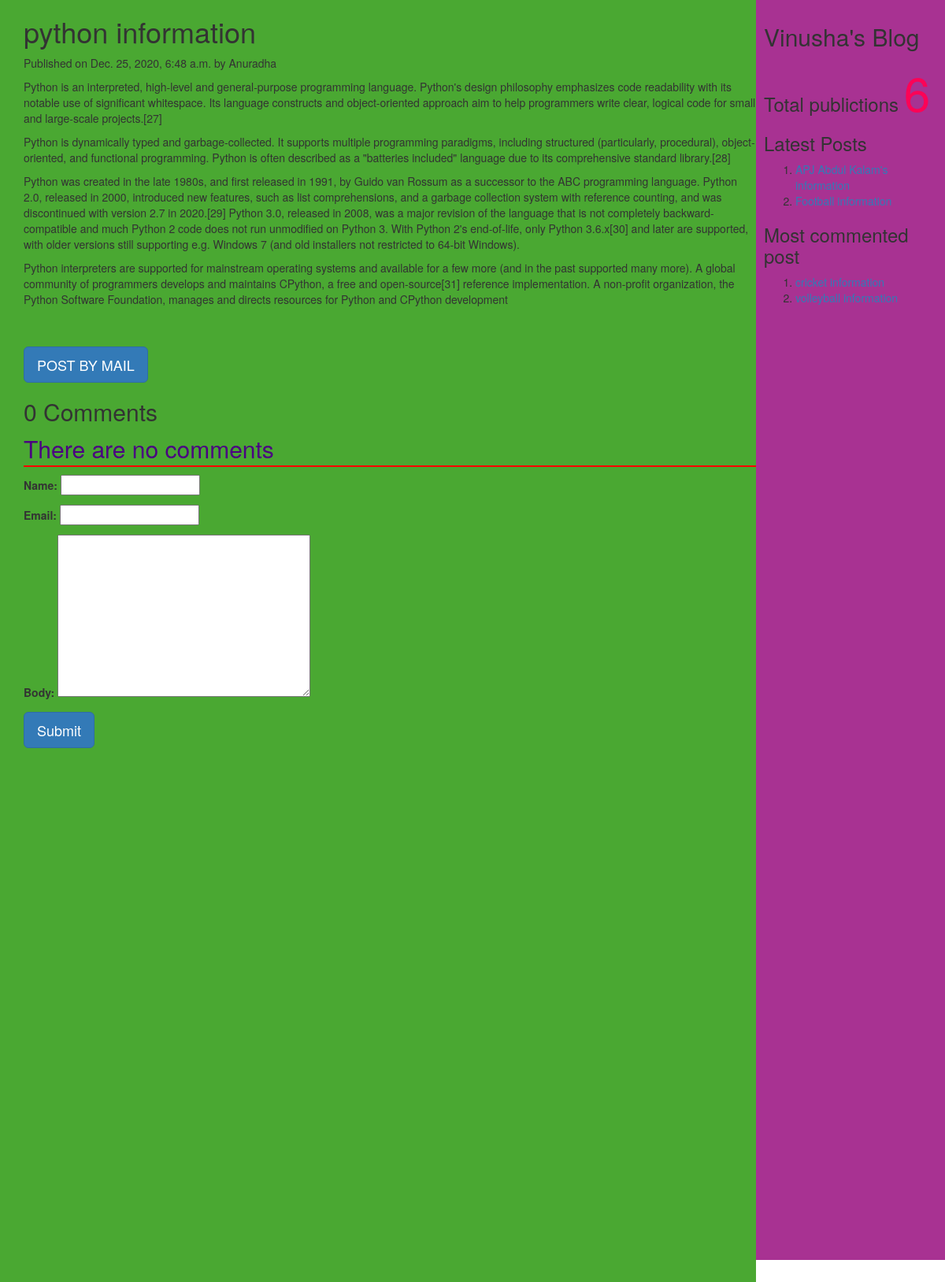
/2020/12/25/python-information, run on the app's committed database.
### myApp/models.py (models this page shows, shortened)
class Post(models.Model):
          tags=TaggableManager()
          STATUS_CHOICES=(('draft','Draft'),('published','Published'))
          title=models.CharField(max_length=256)
          slug=models.SlugField(max_length=264,unique_for_date='publish')
          author=models.ForeignKey(User,related_name='blog_posts',on_delete= models.CASCADE)
          body=models.TextField()
          publish=models.DateTimeField(default=timezone.now)
          created=models.DateTimeField(auto_now_add=True)
          updated=models.DateTimeField(auto_now=True)
          status= models.CharField(max_length=10,choices=STATUS_CHOICES,default='draft')
          objects=CustomManager()
          class Meta:
                ordering=('-publish',)
          def get_absolute_url(self):
                return reverse('post_detail',args=[self.publish.year,self.publish.strftime('%m'),self.publish.strftime('%d'),self.slug])

### myApp/views.py (the view, shortened to what this page needs)
# urls.py: url(r'(?P<year>\d{4})/(?P<month>\d{2})/(?P<day>\d{2})/(?P<post>[-\w]+)',views.post_detail_view,name='post_detail'),
def post_detail_view(request,year,month,day,post):
    post=get_object_or_404(Post,slug=post,publish__year=year,publish__month=month,publish__day=day)
    comments=post.comments.filter(active=True)
    csubmit=False
    form=CommentForm()
    d={'post':post,'form':form,'csubmit':csubmit,'comments':comments}
    return render(request,'myApp/post_detail.html',d)

### myApp/forms.py
class CommentForm(forms.ModelForm):
    class Meta:
        model=Comment
        fields=('name','email','body')

### myApp/models.py (called while the page is built)
    def get_queryset(self):
        return super().get_queryset().filter(status='published')

### myApp/templatetags/mytags.py (called while the page is built)
@register.simple_tag
def total_posts():
    return Post.objects.count()

@register.inclusion_tag('myApp/latest_post.html')
def show_latest_posts(count=3):
    latest_posts=Post.objects.order_by('-publish')[:count]
    return {'latest_posts':latest_posts}

@register.simple_tag
def get_most_commented_posts(count=2):
    return Post.objects.annotate(total_comments=Count('comments')).order_by('-total_comments')[:count]

### templates/myApp/post_detail.html (shortened to what this page needs)
<html>
    {%extends 'myApp/parent.html'%}
        {%block content_block%}
        <h1>{{post.title}}</h1>
        <p>Published on {{post.publish}} by {{post.author|title}}</p>
        {{post.body|linebreaks}} <br><br>
        <a href="/{{post.id}}/share" class='btn btn-lg btn-primary'>POST BY MAIL</a>
        {%with comments.count as comments_count%}
        <h2>{{comments_count}} Comment{{comments_count|pluralize}}</h2>
        {%endwith%}
        {%if comments%}
         {%for c in comments%}
         <p>Comment {{forloop.counter}} by {{c.name}}</p>
        <div>{{c.body|linebreaks}}</div>
        <hr>
        {%endfor%}
        {%else%}
         <p style="color:indigo;font-size:30px;font-style:bold;border-bottom:2px red solid;">There are no comments</p>
        {%endif%}
         {%if csubmit%}
         <h2>Thank you..Your comment has been added successfully!!</h2>
         {%else%}
         <form  method="post">
           {{form.as_p}}
           <input type="submit" class='btn btn-lg btn-primary' value="Submit">
         </form>
         {%endif%}
        {%endblock%}

### templates/myApp/parent.html (shortened to what this page needs)
<html>
{%load mytags%}
    <head>
        <link rel="stylesheet" href="https://maxcdn.bootstrapcdn.com/bootstrap/3.3.7/css/bootstrap.min.css">
    </head>
    <body>
        <div class="content" style="width:80%;float:left;background-color:#4aa832;height:300%;padding:0 0 0 30px">
              {%block content_block%}
              {%endblock%}
        </div>
        <div class="sidebar" style="width:20%;float:right;background-color:#a83292;height:200%;padding:10px">
            <h2>Vinusha's Blog</h2>
            <h3>Total publictions
              <span style="color:#fc0356;font-size:60px">
              {%total_posts%}</span>
              <h3>Latest Posts</h3>
              {% show_latest_posts 2 %}
              <h3>Most commented post</h3>
              {%get_most_commented_posts as m%}
              <ol>
                {%for post in m%}
                <li><a href="{{post.get_absolute_url}}">{{post.title}}</a></li>
                {%endfor%}
              </ol>
            </h3>
        </div>
    </body>
</html>

### templates/myApp/latest_post.html
<!DOCTYPE html>
<html lang="en" dir="ltr">
  <body>
    <ol>
    {%for post in latest_posts%}
    <li><a href="{{post.get_absolute_url}}">{{post.title}}</a></li>
    {%endfor%}
    </ol>
  </body>
</html>

### data on the page
Post: title "python information", publish "Dec. 25, 2020, 6:48 a.m.", author "Anuradha", body "Python is an interpreted, high-level and general-purpose programming language. Python's design philosophy emphasizes code readability with its notable use of significant whitespace. Its language constructs and object-oriented approach aim to help programmers write clear, logical code for small and large-scale projects.[27] Python is dynamically typed and garbage-collected. It supports multiple programming paradigms, including structured (particularly, procedural), object-oriented, and functional programming. Python is often described as a \"batteries included\" language due to its comprehensive standard library.[28] Python was created in the late 1980s, and first released in 1991, by Guido…"

### other printed values
{{ comments_count }} "0"
